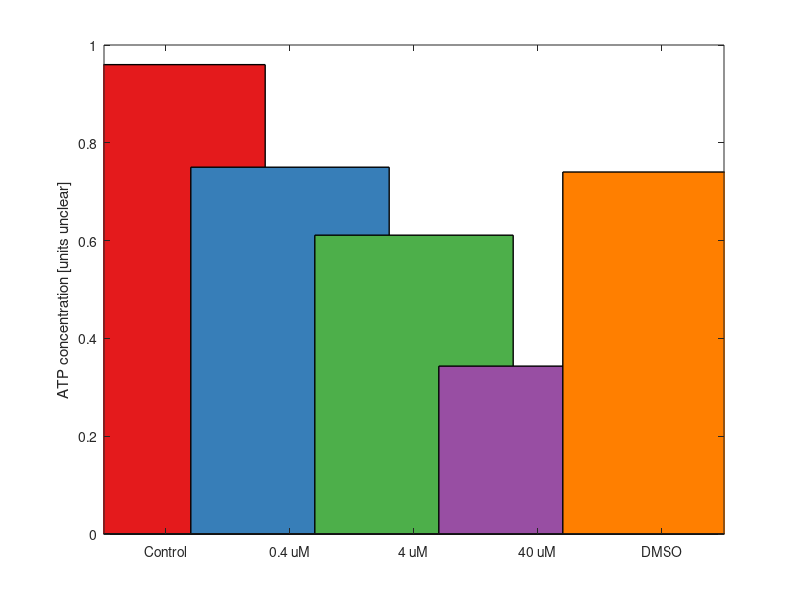

Write the MATLAB code that produced this figure. (Note: this script raises an error after producing the figure.)
% todo: make sure that data loading works if we provide no frequencies to
%       loaded: is the default 1:8 ok if Freq1.ziBin e.g. doesnt exist? 
%       -> this does not work for now but user can simply specify which
%       files to load by setting the corresponding frequencies by e.g.
%       ah.freqs = 2:8

addpath('..\'); % parent path contains all vital functions
%% selected time domain peaks of cancer spheroids

%% cancer - selected chambers:
% long-term N\DeltaI vs time for different 5FU concentrations
% optical size
% atp values

chambers = [2, 3, 7, 12, 14];
ctrlIs = [1, 2, 8];
c1Is = [3, 4, 5];
c2Is = [6, 7, 10];
c3Is = [11, 12, 13];
dmsoIs = [9, 14, 15];

% cancer - ATP assay

% averaged ATP luminosity of reference values
refLumVals = [6458016, 786421, 377791, 77449];

% reference ATP concentrations
refConcVals = [1, 0.1, 0.05, 0.001];

% ATP luminosity values of spheroids
spheroidVals = [4183171, 6206299, 4870101, 5347990, 4725827, 3279807, 3984614, 7190324, 6810642, 3587530, 1543350, 2278822, 525714, 4807521, 5844767];

% linear interpolation of reference values
[p, S] = polyfit(refConcVals, refLumVals, 1);

% estimation of ATP concentration of spheroids
spheroidConcs = (spheroidVals - p(2)) ./ p(1);

% % plot reference measurements, interpolation and spheroid concentrations
% mi = min(refConcVals);
% ma = max(spheroidConcs);
% x = mi:(ma-mi)/100:ma;
% y = x * p(1) + p(2);
% figure(5);
% loglog(refConcVals, refLumVals, 'o');
% hold on;
% loglog(x, y, 'b:');
% loglog(spheroidConcs, spheroidVals, 'rx', 'LineWidth', 2, 'MarkerSize', 20);
% axis square;
% hold off;

le = {};
figure(6);
count = 0;
for c = chambers
    count = count + 1;
    markerSize = 10;
    if (~isempty(find(ctrlIs == c)))
        % current chamber id is a control
        col = [228,26,28]/255; % colors from http://colorbrewer2.org/, 5 data classes, qualitatice, printer friendly, selected 3rd option (most pretty)
        le{end + 1} = 'Control';
        marker = 'x';
    elseif (~isempty(find(c1Is == c)))
        % current chamber id is a concentration 1
        col = [55,126,184]/255;
        le{end + 1} = '0.4 uM';
        marker = 'v';
    elseif (~isempty(find(c2Is == c)))
        % current chamber id is a concentration 2
        col = [77,175,74]/255;
        le{end + 1} = '4 uM';
        marker = 'o';
    elseif (~isempty(find(c3Is == c)))
        % current chamber id is a concentration 3
        col = [152,78,163]/255;
        le{end + 1} = '40 uM';
        marker = '^';
    elseif (~isempty(find(dmsoIs == c)))
        % current chamber id is a DMSO
        col = [255,127,0]/255;
        le{end + 1} = 'DMSO';
        marker = '+';
    else
        error(['Error: Unknown index ', num2str(c), '!']);
    end

%     le=cell(3,1);   % for legend entries
    bar(count, spheroidConcs(c), 'FaceColor', col, ...
        'EdgeColor', [0 0 0], 'LineWidth', 1, 'barwidth', 0.8)
    hold on;
end
hold off;
% legend(le);
xlim([0.5, count + 0.5]);
set(gca, 'XTick', 1:count);
set(gca, 'XTickLabel', le);
% xlabel('Chamber number');
ylabel('ATP concentration [units unclear]');

% cancer - selected chambers long-term N\DeltaI vs time for different 5FU concentrations
figure(2);
le = {};
for plotType = 1:2
    pH = [];
    for c = chambers
        markerSize = 10;
        if (~isempty(find(ctrlIs == c)))
            % current chamber id is a control
            col = [228,26,28]/255; % colors from http://colorbrewer2.org/, 5 data classes, qualitatice, printer friendly, selected 3rd option (most pretty)
            le{end + 1} = ['Control, chamber ', num2str(c)];
            marker = 'x';
        elseif (~isempty(find(c1Is == c)))
            % current chamber id is a concentration 1
            col = [55,126,184]/255;
            le{end + 1} = ['0.4 uM, chamber ', num2str(c)];
            marker = 'v';
        elseif (~isempty(find(c2Is == c)))
            % current chamber id is a concentration 2
            col = [77,175,74]/255;
            le{end + 1} = ['4 uM, chamber ', num2str(c)];
            marker = 'o';
        elseif (~isempty(find(c3Is == c)))
            % current chamber id is a concentration 3
            col = [152,78,163]/255;
            le{end + 1} = ['40 uM, chamber ', num2str(c)];
            marker = '^';
        elseif (~isempty(find(dmsoIs == c)))
            % current chamber id is a DMSO
            col = [255,127,0]/255;
            le{end + 1} = ['DMSO, chamber ', num2str(c)];
            marker = '+';
        else
            error(['Error: Unknown index ', num2str(c), '!']);
        end
        i = find(peakData.chamberIndex == c);
        ts = peakData.startTimestampChamberS(i);
        y = peakData.P2Bl(1, i, 5) ./ peakData.baseline(1, i, 5);
        red = 1;
        ts = ts(1:red:end) ./ 3600;
        y = y(1:red:end);
        y = y ./ y(1); % comment this line for \Delta{}I_{norm}, uncomment for \Delta{}I_{norm,0}
        if (plotType == 1)
            plot(ts, y, '.', 'Color', col * 0.7);
        else
            pH(end + 1) = plot(ts, smooth(y,100), '-', 'Color', col, 'LineWidth', 4);
        end
        hold on;
    end
end
xlim([0, 92]);
ylim([0.7, 2]); % for \Delta{}I_{norm,0}
% ylim([-0.16, -0.05]); % for \Delta{}I_{norm}
xlabel('Time [h]');
ylabel('\Delta I_{norm,0}');
% ylabel('\Delta I_{norm}');
legend(pH, le, 'Location', 'NorthWest');
hold off;

% cancer - selected chamber sizes optical
figure(3);
count = 0;
for c = chambers
    count = count + 1;
    markerSize = 10;
    if (~isempty(find(ctrlIs == c)))
        % current chamber id is a control
        col = [228,26,28]/255; % colors from http://colorbrewer2.org/, 5 data classes, qualitatice, printer friendly, selected 3rd option (most pretty)
    elseif (~isempty(find(c1Is == c)))
        % current chamber id is a concentration 1
        col = [55,126,184]/255;
    elseif (~isempty(find(c2Is == c)))
        % current chamber id is a concentration 2
        col = [77,175,74]/255;
    elseif (~isempty(find(c3Is == c)))
        % current chamber id is a concentration 3
        col = [152,78,163]/255;
    elseif (~isempty(find(dmsoIs == c)))
        % current chamber id is a DMSO
        col = [255,127,0]/255;
    else
        error(['Error: Unknown index ', num2str(c), '!']);
    end
    
    le=cell(3,1);   % for legend entries
    bar(count - 0.25, sizeChamber(1,c), 'FaceColor', col/2, ...
        'EdgeColor', [0 0 0], 'LineWidth', 1, 'barwidth', 0.25)
    le{1} = 'Day 0';
    hold on;
    bar(count, sizeChamber(2,c), 'FaceColor', col/1.5, ...
        'EdgeColor', [0 0 0], 'LineWidth', 1, 'barwidth', 0.25)
    le{2} = 'Day 2';
    le{3} = 'Day 4';
    bar(count + 0.25, sizeChamber(3,c), 'FaceColor', col, ...
        'EdgeColor', [0 0 0], 'LineWidth', 1, 'barwidth', 0.25)
end
hold off;
legend(le);
xlim([0.5, size(chambers,2) + 0.5]);
set(gca, 'XTick', 1:size(chambers,2));
set(gca, 'XTickLabel', {'Control', '0.4 uM', '4 uM', '40 uM', 'DMSO'});
% xlabel('Chamber number');
ylabel('Spheroid cross section [\mu{}m ^2]');
% set(gca,'XGrid','on')
% set(gca,'YGrid','off')
% xlim([0, count + 1]);

%% cancer - overview over all chambers: long-term N\DeltaI vs time for different 5FU concentrations
figure(1);
for c = 1:15
    markerSize = 10;
    switch(c)
        case 1
            col = [1 0 0];
            le = {'Control a - 1'};
            marker = 'x';
            markerSize = 15;
        case 2
            col = [0 0.8 0];
            le{c} = 'Control b - 2';
            marker = 'x';
            markerSize = 15;
        case 3
            col = [1 0 0];
            le{c} = '0.4 uM a - 3';
            marker = 'v';
        case 4
            col = [0 0.8 0];
            le{c} = '0.4 uM b - 4';
            marker = 'v';
        case 5
            col = [0 0 1];
            le{c} = '0.4 uM c - 5';
            marker = 'v';
        case 6
            col = [1 0 0];
            le{c} = '4 uM a - 6';
            marker = 'o';
        case 7
            col = [0 0.8 0];
            le{c} = '4 uM b - 7';
            marker = 'o';
        case 8
            col = [0 0 1];
            le{c} = 'Control c - 8';
            marker = 'x';
            markerSize = 15;
        case 9
            col = [1 0 0];
            le{c} = 'DMSO a - 9';
            marker = '+';
            markerSize = 15;
        case 10
            col = [0 0 1];
            le{c} = '4 uM c - 10';
            marker = 'o';
        case 11
            col = [1 0 0];
            le{c} = '40 uM a - 11';
            marker = '^';
        case 12
            col = [0 0.8 0];
            le{c} = '40 uM b - 12';
            marker = '^';
        case 13
            col = [0 0 1];
            le{c} = '40 uM c - 13';
            marker = '^';
        case 14
            col = [0 0.8 0];
            le{c} = 'DMSO b - 14';
            marker = '+';
            markerSize = 15;
        case 15
            col = [0 0 1];
            le{c} = 'DMSO c - 15';
            marker = '+';
            markerSize = 15;
    end
    i = find(peakData.chamberIndex == c);
    ts = peakData.startTimestampChamberS(i);
    y = peakData.P2Bl(1, i, 5) ./ peakData.baseline(1, i, 5);
    red = 100;
    ts = ts(1:red:end) ./ 3600;
    y = y(1:red:end);
%     y = y ./ y(5);
    plot(ts, y, marker, 'Color', col, 'MarkerSize', markerSize, ...
        'MarkerFaceColor', col, 'LineWidth', 3);
    title (['Chamber ', num2str(c)]);
%     ylim([-0.3, 0]);
    hold on;
end
legend(le, 'Location', 'NorthWest');
hold off;

%% cancer - rename files to random name for blind size extraction via Fiji
folder = 'C:\Users\sbuergel\Dropbox\MT-EIS-paper\data\pixRnd\'
filePattern = '*.bmp';
files = dir([folder filePattern]);
names = {files(1:end).name};
nameTable = cell(2,size(names,2));

alphabet = 'abcdefghijklmnopqrstuvwxyz';
numRands = length(alphabet); 
sLength = 10;%specify length of random string to generate

for c=1:size(names,2)
    %generate random string
    randName = [alphabet(ceil(rand(1,sLength)*numRands)), '.bmp'];
    nameTable{1,c} = names{c};
    nameTable{2,c} = randName;
    movefile([folder names{c}], [folder randName]);
end
save('nameTable.mat', 'nameTable');
%% add padding 0's to nameTable in case original filenames have different lengths (e.g. 1a.bmp vs 10a.bmp)

% find longest filename (e.g. '14a.bmp')
maxLen = max(cell2mat(strfind({nameTable{1,:}}, '.')));
for c = 1:size(nameTable,2)
    % get length of current filename
    curLen = strfind(nameTable{1,c}, '.');
    padStr = '';
    
    % pad difference to maximal length with zeros
    for z = curLen:maxLen
        padStr(end + 1) = '0';
    end
    nameTable{1,c} = [padStr, nameTable{1,c}];
end

%% plot sizes of spheroids vs chambers (for that we combine sizes measured by Fiji with nameTable)
% in order for this to work, you need to first run the random file rename
% section above, then manually measure spheroid sizes in Fiji and save to
% file, then add paddings 0's section above

% this file contains the sizes measured with Fiji.
% the format is a \t separated file with one header line.
% the first column is the measurement number (e.g. 1 to 45).
% the second column is the measured surface area.
fijiResultFile = 'C:\Users\sbuergel\Dropbox\MT-EIS-paper\data\pixRnd\zzz-FijiSizeMeasurements.txt';

fijiResults=dlmread(fijiResultFile, '\t', 1, 0);

% scale in micron/pixel (measure e.g. in Fiji by measuring width in pixel
% between electrodes (500um)
scale = 500/485;

% sort random names and get indix to random names in table
[name,indexRand] = sort(lower({nameTable{2,:}}));

% make cell array with entries for: original filename, random filename, fijiResult
nt = cell(3,size(fijiResults,1));
nt(1:2,:) = nameTable(:,indexRand);
nt(3,:) = num2cell(fijiResults(:,2));

% sort original names and get indix to original names in table
[name,indexOrig] = sort(lower({nt{1,:}}));

sizes = [nt{3,indexOrig}] .* scale^2;
sizeChamber(1,:) = sizes(1:3:end);
sizeChamber(2,:) = sizes(2:3:end);
sizeChamber(3,:) = sizes(3:3:end);
save('sizeChamber.mat', 'sizeChamber');

le=cell(3,1);   % for legend entries
plot(sizes(3:3:end), '^', 'LineWidth', 4, 'Color', [0 0 1]);
le{1} = 'Day 4';
hold on;
plot(sizes(2:3:end), 'o', 'LineWidth', 4, 'Color', [0 0.8 0]);
le{2} = 'Day 2';
plot(sizes(1:3:end), 'v', 'LineWidth', 4, 'Color', [1 0 0]);
le{3} = 'Day 0';
hold off;
legend(le);
set(gca, 'XTick', [1:size(sizes,2)/3]);
% set(ax, 'XTickLabel', [1:size(name,2)/3]);
xlabel('Chamber number');
ylabel('Spheroid cross section [\mu{}m ^2]');
set(gca,'XGrid','on')
set(gca,'YGrid','off')


%% is this the cardio data analysis???
ah=initAmeis('C:\Users\sbuergel\Dropbox\AMEIS-bio-paper\data\', 1e-5);
ah.maxChunks = 1;
ah.startChunkIndex = 60;
ah.skipInitialSamples = 3000;
ah.peakDetectionFreqIndex = 3;
ah.minPeakDistS = 0.5;
ah.multiPeak = 1;
ah.AcSmoothLengthS = 1;
ah.DcSmoothLengthS = 0.1;
ah.samplesPerChunk = 2e5;
% peakData2 = processFolders(ah);

%% Figure 4a: exemplary time domain data
figure(4);
subplot(1, 2, 1);
freq = 3;
chamber = 7;
chunkIndex = 56;
dataRaw=loadData(ah.dataFolders, ...
    ah.samplesPerChunk, ah.samplesPerChunk * chunkIndex, ah.freqs);
indices = getIndices(dataRaw, ah.skipInitialSamples);
i = find(indices.chamberIndex == chamber);
alphabet = indices.startIndex(i)-1400;
e = indices.endIndex(i);
ts1 = dataRaw.timestamp(alphabet(1):e(1));
le={}
le{1}= ['t = ' num2str(ts1(1)./3600), 'h'];
ts1 = ts1 - ts1(1);
plot(ts1, dataRaw.mag(alphabet(1):e(1), freq)/1e3, 'Color', [0 0.6 0], 'LineWidth', 2);
% hold on;
% ts2 = dataRaw.timestamp(s(2):e(2));
% ts2(1)
% le{2}= ['t = ' num2str(ts2(1)./3600), 'h'];
% ts2 = ts2 - ts2(1);
% plot(ts2, dataRaw.mag(s(2):e(2), freq)/1e3, 'Color', [1 0.5 0], 'LineWidth', 2);
% hold off;
xlabel('Time [s]');
ylabel(['Raw current (' num2str(dataRaw.f(freq)/1e3) ' kHz) [\mu{}A]']);
title(['Chamber ', num2str(chamber)]);
legend(le);

%% Figure 4:b cardiac beating over 15h
figure(4);
subplot(1, 2, 2);
chamber = 7;
i2 = find(peakData2.chamberIndex == chamber & peakData2.meanInterval > 0 & peakData2.stdInterval < 0.05);
errorbar(peakData2.startTimestampChamberS(i2)./3600, 1./peakData2.meanInterval(i2), peakData2.stdInterval(i2), '.', 'Color', 'red');
le={};
le{1}=['Chamber ' num2str(chamber)];
% hold on;
% i7 = find(peakData2.chamberIndex == 7 & peakData2.meanInterval > 0 & peakData2.stdInterval < 0.05);
% errorbar(peakData2.startTimestampChamberS(i7)./3600, 1./peakData2.meanInterval(i7), peakData2.stdInterval(i7), '.', 'Color', 'blue');
% le{2}='Chamber 7';
% hold off;
legend(le, 'Location', 'SouthWest');
ylabel('Beating frequency [Hz]');
xlabel('Time [h]');
xlim([-0.5 19.5]);

%% display distribution of beating intervals for different times - no significant change observed
figure(10);
i7 = find(peakData2.chamberIndex == 7 & peakData2.meanInterval > 0 & peakData2.stdInterval < 0.1);
i7b = i7([1, 11, 40, 60, 95]);
cols = jet(size(i7b,1));
le = {};
for i=1:size(i7b,1)
    [nb,xb]=hist(1./diff(peakData2.timestampPeak{i7b(i)}), 5);
    bh=bar(xb,nb);
    le{i} = ['t = ' num2str(peakData2.timestampPeak{i7b(i)}(1)./3600) 'h'];
    set(bh,'facecolor', cols(i,:));
    hp = arrayfun(@(x) allchild(x), bh);
    set(hp, 'FaceAlpha', 0.7)
    hold on;
end
legend(le);
xlabel('Beating frequency [Hz]');
ylabel('Count');
hold off;

%% cardio - display distribution of beating intervals over one chamber for different times - no significant change observed
figure(11);
i7 = find(peakData2.chamberIndex == 7 & peakData2.meanInterval > 0 & peakData2.stdInterval < 0.1);
i7b = i7([1, 11, 40, 60, 95]);
cols = jet(size(i7b,1));
le = {};
for i=1:size(i7b,1)
    t = peakData2.timestampPeak{i7b(i)}(1:end-1);
    t = t - t(1);
    plot(t, (1./diff(peakData2.timestampPeak{i7b(i)})), ':o', 'Color', cols(i,:), 'LineWidth', 2);
    hold on;
    le{i} = ['t = ' num2str(peakData2.timestampPeak{i7b(i)}(1)./3600) 'h'];
    xlabel('Time [s]');
    ylabel('Beat frequency [Hz]');
    xlim([min(t) - 0.5, max(t) + 0.5]);
%     pause;
end
hold off;
title('Chamber 7');
legend(le);

%% cardio - standard deviation of beating interval
figure(12);
i2 = find(peakData2.chamberIndex == 2 & peakData2.meanInterval > 0);
i7 = find(peakData2.chamberIndex == 7 & peakData2.meanInterval > 0);
% p2bl=cellfun(@median, {peakData2.P2Bl{1,:,4}});
semilogy(peakData2.startTimestampChamberS(i2)./3600, peakData2.stdInterval(i2), 'o', 'Color', 'red');
hold on;
semilogy(peakData2.startTimestampChamberS(i7)./3600, peakData2.stdInterval(i7), 'o', 'Color', 'blue');
hold off;
ylabel('Beating interval standard deviation [s]');
title('Chamber 7');
xlabel('Time [h]');
xlim([-0.5 19.5]);
%%
median(peakData2.stdInterval(i2))
median(peakData2.stdInterval(i7))

%% cardio - time domain data with high standard deviation to find out what is going on - e.g. here long recording of chamber due to (manual?) interruption of experiment
figure(13);
freq = 3;
chunkIndex = 59;
dataRaw=loadData(ah.dataFolders, ...
    ah.samplesPerChunk, ah.samplesPerChunk * chunkIndex, ah.freqs);
indices = getIndices(dataRaw, ah.skipInitialSamples);
i = find(indices.chamberIndex == 2);
alphabet = indices.startIndex(i(1));
e = indices.endIndex(i(1));
ts = dataRaw.timestamp(alphabet:e);
ts = ts - ts(1);
plot(ts, dataRaw.mag(alphabet:e, freq)./1e3);
xlabel('Time [s]');
ylabel(['Raw current (' num2str(dataRaw.f(freq)/1e3) ' kHz) [\mu{}A]']);
title(['Chamber ', num2str(chamber)]);

%% compare if median beat intervals are very different from mean (no theyre not but the curve is less smooth)
figure(14);
% for chamber = 1:15
    chamber = 2;
    i = find(peakData2.chamberIndex == chamber);
%     errorbar(peakData2.startTimestampChamberS(i), peakData2.meanInterval(i), peakData2.stdInterval(i), '.');
    plot(peakData2.startTimestampChamberS(i)./3600, 1./peakData2.meanInterval(i), '.', 'Color', 'red');
    hold on;
    le = {};
    le{1} = 'Mean beating interval [Hz]';
    plot(peakData2.startTimestampChamberS(i)./3600, cellfun(@diffMed, {peakData2.timestampPeak{i}}), '.', 'Color', 'blue');
    hold off;
    le{2} = 'Median beating interval [Hz]';
    xlabel('Time [h]');
    ylabel('Beating frequency [s]');
    title(['Chamber ', num2str(chamber)]);
    legend(le, 'Location', 'SouthWest');
%     pause;
% end

%% cardio - beating and baseline over 15h
figure(15);
x1=subplot(1, 2, 1);
i2 = find(peakData2.chamberIndex == 2 & peakData2.meanInterval > 0 & peakData2.stdInterval < 0.05);
errorbar(peakData2.startTimestampChamberS(i2)./3600, 1./peakData2.meanInterval(i2), peakData2.stdInterval(i2), '.', 'Color', 'red');
le={};
le{1}='Chamber 2';
hold on;
i7 = find(peakData2.chamberIndex == 7 & peakData2.meanInterval > 0 & peakData2.stdInterval < 0.05);
errorbar(peakData2.startTimestampChamberS(i7)./3600, 1./peakData2.meanInterval(i7), peakData2.stdInterval(i7), '.', 'Color', 'blue');
le{2}='Chamber 7';
hold off;
legend(le, 'Location', 'SouthWest');
ylabel('Beating frequency [Hz]');
xlabel('Time [h]');
xlim([-0.5 19.5]);

x2=subplot(1, 2, 2);
plot(peakData2.startTimestampChamberS(i2)./3600, peakData2.baseline(1,i2,3)/1000*1e6, 'o', 'Color', 'red');
hold on;
plot(peakData2.startTimestampChamberS(i7)./3600, peakData2.baseline(1,i7,3)/1000*1e6, 'o', 'Color', 'blue');
hold off;
ylabel('Baseline current [\mu{}A]');
xlabel('Time [h]');
xlim([-0.5 19.5]);

